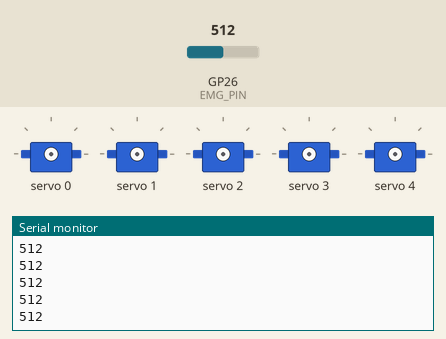
Recording of a sketch running on a simulated Raspberry Pi Pico. Parts: 5 × servo, the last lines printed to the serial monitor. Inputs (shaded band) come from the test bench; at power-on: GP26 (EMG_PIN) = 512.

Above: at 1.2 s.
1.3 s: GP26 (EMG_PIN) set to 217
At 2.3 s:
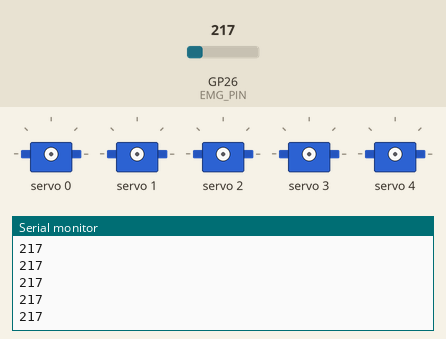
2.8 s: GP26 (EMG_PIN) set to 190
At 5.8 s:
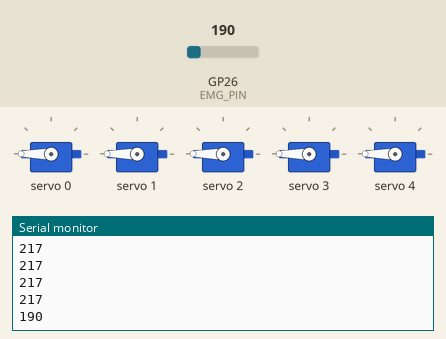
Timing chart, 0 to 7.3 s (numbered marks = the images above; inputs shaded):
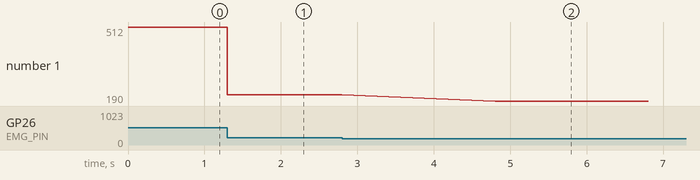

Measured:
- after the input at 1.3 s, the serial monitor: prints a new line at once (image 1)
- after the input at 2.8 s, the serial monitor: prints a new line after 2.0 s (image 2)
- plotted number 1: 512 → 217 after the input at 1.3 s, 217 → 190 after the input at 2.8 s

The sketch:

Intergarted_Code.ino
```cpp
#include <Servo.h>
#include <Wire.h>
#include <Adafruit_PWMServoDriver.h>

#define THRESHOLD 200

Servo myservo;
int EMG_PIN = A0; //A0 emg sensor
const int sensorPin1 = A2; //A2 hall sensor
const int sensorPin2 = A3; //A3 hall sensor
const int sensorPin3 = A4; //A4 hall sensor
int sensorReading1;
int sensorReading2;
int sensorReading3;
#define PCA9685_FREQ 50
int position;
int hallthreshold;
  Adafruit_PWMServoDriver pwm = Adafruit_PWMServoDriver();
  uint8_t servonum = 5; //PCA
  const uint16_t SERVO_MIN_PULSE_WIDTH = 500;
  const uint16_t SERVO_MAX_PULSE_WIDTH = 2500;
#define SERVO_MIN_ANGLE 0
#define SERVO_MAX_ANGLE 180
Adafruit_PWMServoDriver pwmDriver;

void setup(){
  Serial.begin(9600);
  myservo.write(180);  // Closed claw.
  position = 180;
  pwm.begin();  //PCA
   pwmDriver.setPWMFreq(PCA9685_FREQ);


Serial.println("1. Bottle");
Serial.println("2. Ball");
Serial.println("3. Hand");
}

void loop1(){
Serial.println("What would you like to hold? ");
while (Serial.available() == 0) {
}
int menuChoice = Serial.parseInt();
switch (menuChoice) {
case 1:
hallthreshold == 300;
 break;
case 2:
hallthreshold == 495;
break;
case 3:
hallthreshold == 400;
//Serial.println();
break;
default:
Serial.println("Please choose a valid selection");
}
}

void hall()
{
  sensorReading1 = analogRead(sensorPin1);
    Serial.print("Hall 1 = ");
    Serial.println(sensorReading1); // the raw analog reading
    // We'll have a few threshholds, qualitatively determined

  delay(100);
}

void loop(){
int value = analogRead(EMG_PIN);

if(value > THRESHOLD)
{
   openClaw();
}
  else {
   closeClaw();
  }
   Serial.println(value);
}

  void openClaw() {

      for (; position < 130;  position++) {
      int servoPulseWidth = map(SERVO_MAX_ANGLE, SERVO_MIN_ANGLE, SERVO_MAX_ANGLE, SERVO_MIN_PULSE_WIDTH, SERVO_MAX_PULSE_WIDTH);
      pwmDriver.setPWM(0, 0, servoPulseWidth);
     if(analogRead(sensorPin1) > hallthreshold )
       break;
      }
       for (; position < 130;  position++) {
      int servoPulseWidth1 = map(SERVO_MAX_ANGLE, SERVO_MIN_ANGLE, SERVO_MAX_ANGLE, SERVO_MIN_PULSE_WIDTH, SERVO_MAX_PULSE_WIDTH);
      pwmDriver.setPWM(1, 0, servoPulseWidth1);
       if(analogRead(sensorPin2) > hallthreshold )
       break;
       }

      for (; position < 130;  position++) {
      int servoPulseWidth2 = map(SERVO_MAX_ANGLE, SERVO_MIN_ANGLE, SERVO_MAX_ANGLE, SERVO_MIN_PULSE_WIDTH, SERVO_MAX_PULSE_WIDTH);
      pwmDriver.setPWM(2, 0, servoPulseWidth2);


      int servoPulseWidth3 = map(SERVO_MAX_ANGLE, SERVO_MIN_ANGLE, SERVO_MAX_ANGLE, SERVO_MIN_PULSE_WIDTH, SERVO_MAX_PULSE_WIDTH);
      pwmDriver.setPWM(3, 0, servoPulseWidth3);


      int servoPulseWidth4 = map(SERVO_MAX_ANGLE, SERVO_MIN_ANGLE, SERVO_MAX_ANGLE, SERVO_MIN_PULSE_WIDTH, SERVO_MAX_PULSE_WIDTH);
      pwmDriver.setPWM(4, 0, servoPulseWidth4);
      if(analogRead(sensorPin3) > hallthreshold )
       break;
      }
    }

  void closeClaw() {
    // Set all servo motors to 0 degrees (default position)
    for (int servoNum = 0; servoNum < 5; servoNum++) {
      int servoPulseWidth = map(SERVO_MIN_ANGLE, SERVO_MAX_ANGLE, SERVO_MAX_ANGLE, SERVO_MIN_PULSE_WIDTH, SERVO_MAX_PULSE_WIDTH);
      pwmDriver.setPWM(servoNum, 0, servoPulseWidth);
    }
    delay(2000);
  }
```
